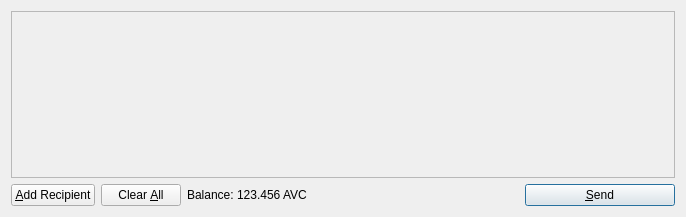
<?xml version="1.0" encoding="UTF-8"?>
<ui version="4.0">
 <class>SendCoinsDialog</class>
 <widget class="QDialog" name="SendCoinsDialog">
  <property name="geometry">
   <rect>
    <x>0</x>
    <y>0</y>
    <width>686</width>
    <height>217</height>
   </rect>
  </property>
  <property name="windowTitle">
   <string>Send Coins</string>
  </property>
  <layout class="QVBoxLayout" name="verticalLayout">
   <item>
    <widget class="QScrollArea" name="scrollArea">
     <property name="widgetResizable">
      <bool>true</bool>
     </property>
     <widget class="QWidget" name="scrollAreaWidgetContents">
      <property name="geometry">
       <rect>
        <x>0</x>
        <y>0</y>
        <width>666</width>
        <height>165</height>
       </rect>
      </property>
      <layout class="QVBoxLayout" name="verticalLayout_2">
       <property name="margin">
        <number>0</number>
       </property>
       <item>
        <layout class="QVBoxLayout" name="entries">
         <property name="spacing">
          <number>6</number>
         </property>
        </layout>
       </item>
       <item>
        <spacer name="verticalSpacer">
         <property name="orientation">
          <enum>Qt::Vertical</enum>
         </property>
         <property name="sizeHint" stdset="0">
          <size>
           <width>20</width>
           <height>40</height>
          </size>
         </property>
        </spacer>
       </item>
      </layout>
     </widget>
    </widget>
   </item>
   <item>
    <layout class="QHBoxLayout" name="horizontalLayout">
     <item>
      <widget class="QPushButton" name="addButton">
       <property name="toolTip">
        <string>Send to multiple recipients at once</string>
       </property>
       <property name="text">
        <string>&amp;Add Recipient</string>
       </property>
       <property name="icon">
        <iconset resource="../bitcoin.qrc">
         <normaloff>:/icons/add</normaloff>:/icons/add</iconset>
       </property>
       <property name="autoDefault">
        <bool>false</bool>
       </property>
      </widget>
     </item>
     <item>
      <widget class="QPushButton" name="clearButton">
       <property name="sizePolicy">
        <sizepolicy hsizetype="Minimum" vsizetype="Fixed">
         <horstretch>0</horstretch>
         <verstretch>0</verstretch>
        </sizepolicy>
       </property>
       <property name="toolTip">
        <string>Remove all transaction fields</string>
       </property>
       <property name="text">
        <string>Clear &amp;All</string>
       </property>
       <property name="icon">
        <iconset resource="../bitcoin.qrc">
         <normaloff>:/icons/remove</normaloff>:/icons/remove</iconset>
       </property>
       <property name="autoRepeatDelay">
        <number>300</number>
       </property>
       <property name="autoDefault">
        <bool>false</bool>
       </property>
      </widget>
     </item>
     <item>
      <layout class="QHBoxLayout" name="horizontalLayout_2">
       <property name="spacing">
        <number>3</number>
       </property>
       <item>
        <widget class="QLabel" name="label">
         <property name="text">
          <string>Balance:</string>
         </property>
        </widget>
       </item>
       <item>
        <widget class="QLabel" name="labelBalance">
         <property name="cursor">
          <cursorShape>IBeamCursor</cursorShape>
         </property>
         <property name="text">
          <string>123.456 AVC</string>
         </property>
         <property name="textInteractionFlags">
          <set>Qt::LinksAccessibleByMouse|Qt::TextSelectableByKeyboard|Qt::TextSelectableByMouse</set>
         </property>
        </widget>
       </item>
      </layout>
     </item>
     <item>
      <spacer name="horizontalSpacer">
       <property name="orientation">
        <enum>Qt::Horizontal</enum>
       </property>
       <property name="sizeHint" stdset="0">
        <size>
         <width>40</width>
         <height>20</height>
        </size>
       </property>
      </spacer>
     </item>
     <item>
      <widget class="QPushButton" name="sendButton">
       <property name="minimumSize">
        <size>
         <width>150</width>
         <height>0</height>
        </size>
       </property>
       <property name="toolTip">
        <string>Confirm the send action</string>
       </property>
       <property name="text">
        <string>&amp;Send</string>
       </property>
       <property name="icon">
        <iconset resource="../bitcoin.qrc">
         <normaloff>:/icons/send</normaloff>:/icons/send</iconset>
       </property>
       <property name="default">
        <bool>true</bool>
       </property>
      </widget>
     </item>
    </layout>
   </item>
  </layout>
 </widget>
 <resources>
  <include location="../bitcoin.qrc"/>
 </resources>
 <connections/>
</ui>
